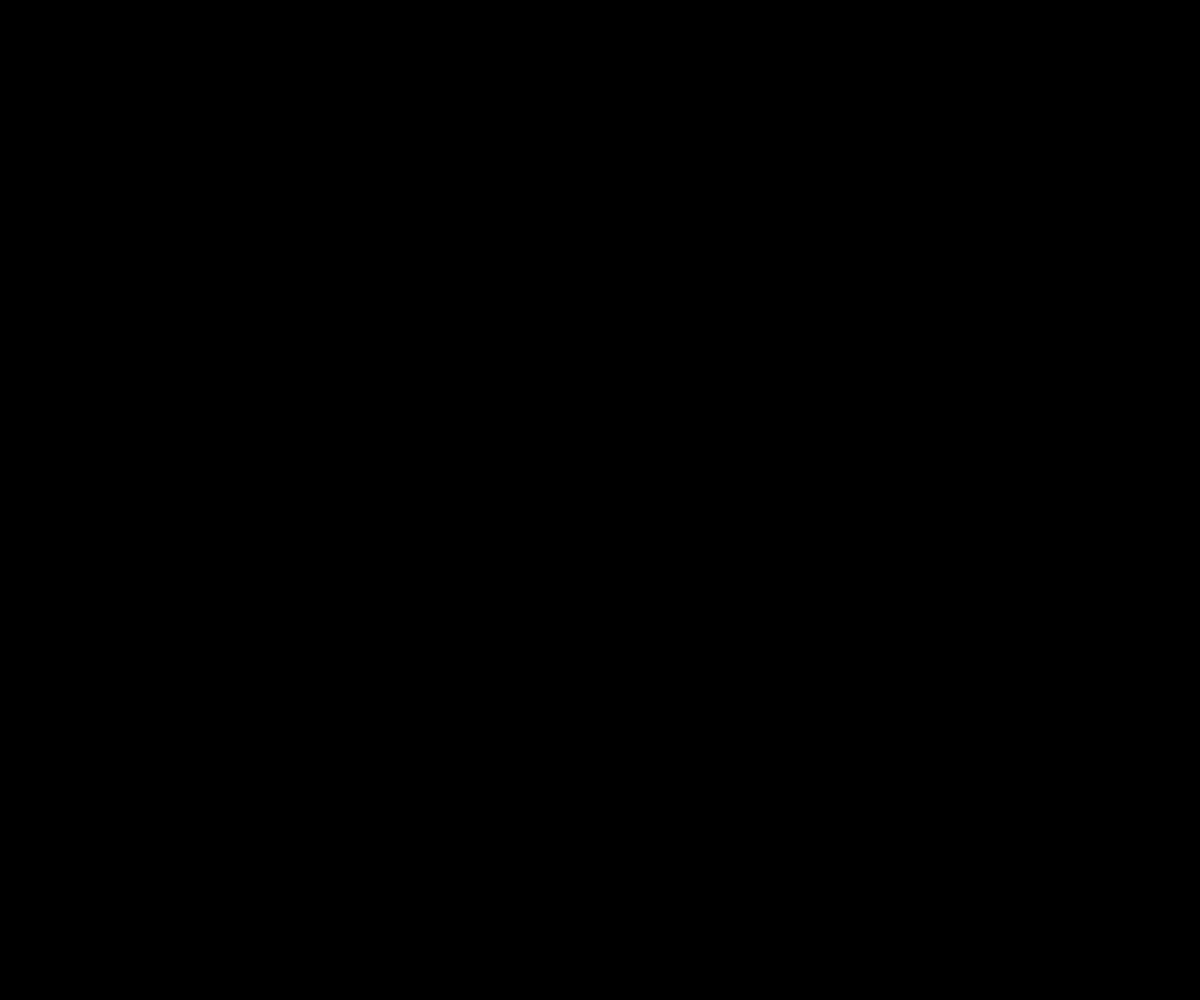
Frame 1 (no input)
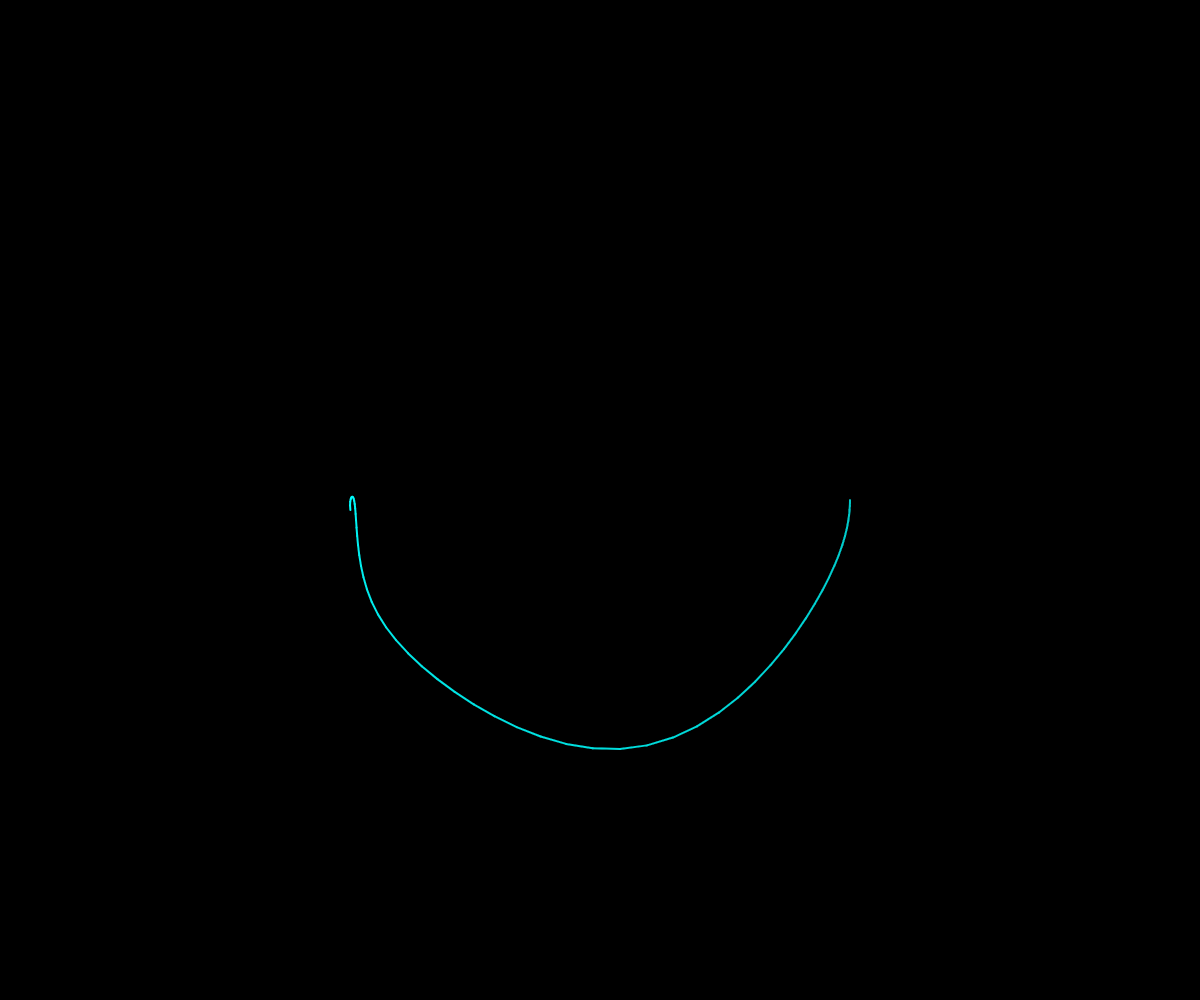
Frame 60 (no input)
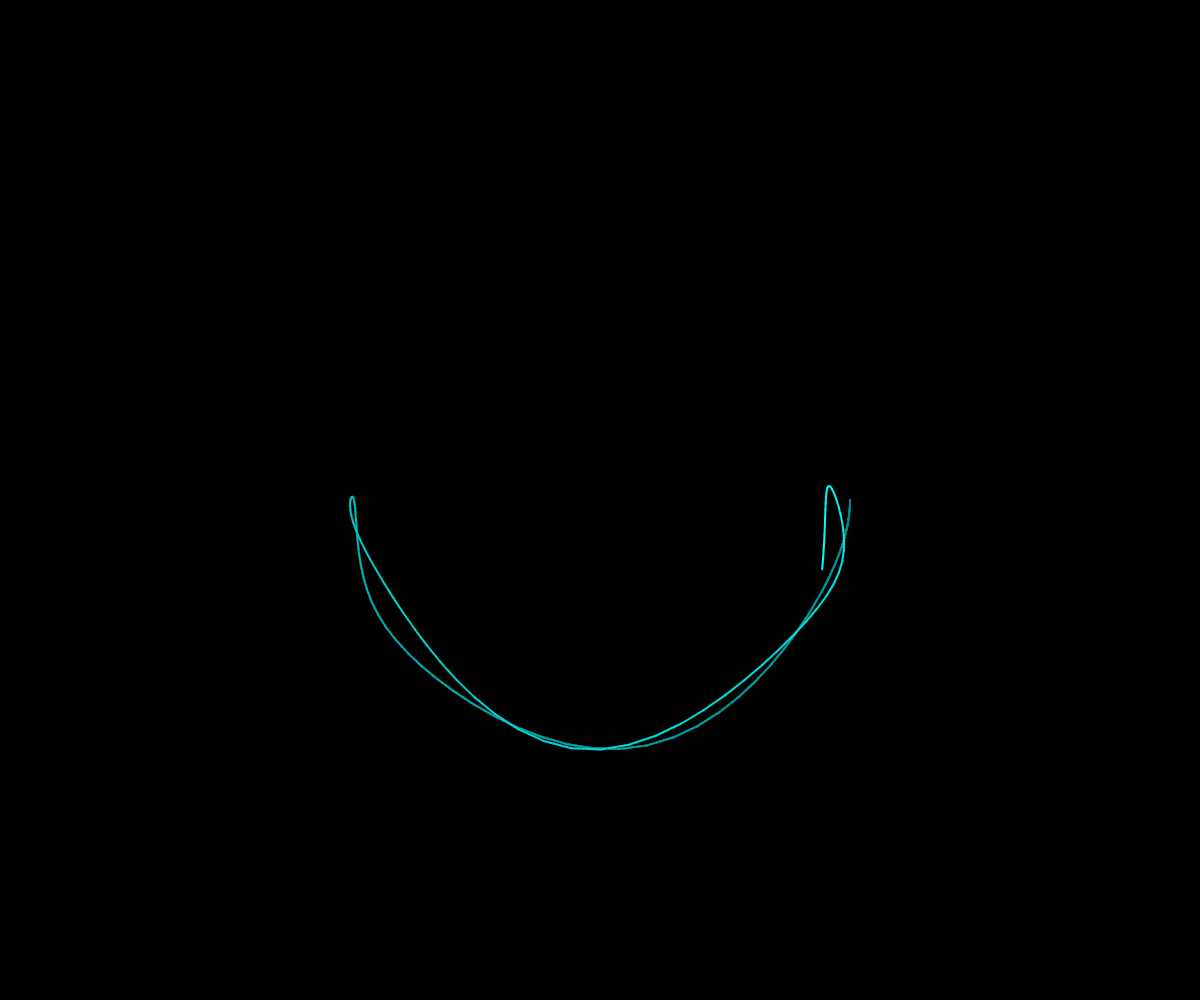
Frame 120 (the mouse pressed at the canvas centre since frame 60)

The p5.js sketch that drew these frames (run headless with seeded random() and noise() and a simulated clock; from frame 60 on, the mouse is pressed at the canvas centre):

// p5.js sketch
// ── sketch.js
// length
const r1 = 125;
const r2 = 125;

// mass
const m1 = 10;
const m2 = 10;

// gravity
const g = 1;

// angle
let a1 = 0;
let a2 = 0;

// angle velocity
let a1_v = 0;
let a2_v = 0;

// previous position
let px2 = -1;
let py2 = -1;

// center position
let cx, cy;

// let buffer;

function setup() {
  createCanvas(windowWidth, windowHeight);

  a1 = PI / 2;
  a2 = PI / 2;

  cx = width / 2;
  cy = height / 2;

  // buffer = createGraphics(width, height);
  // buffer.background(175);
  // buffer.translate(cx, cy);
  // buffer.colorMode(HSB)
  background(0)
}

function draw() {
  background(0, 0, 0, 1);
  // background(175);
  // imageMode(CORNER);
  // image(buffer, 0, 0, width, height);

  // angle acceleration 1
  let num1 = -g * (2 * m1 + m2) * sin(a1);
  let num2 = -m2 * g * sin(a1 - 2 * a2);
  let num3 = -2 * sin(a1 - a2) * m2;
  let num4 = a2_v * a2_v * r2 + a1_v * a1_v * r1 * cos(a1 - a2);
  let den = r1 * (2 * m1 + m2 - m2 * cos(2 * a1 - 2 * a2));
  const a1_a = (num1 + num2 + num3 * num4) / den;

  // angle acceleration 2
  num1 = 2 * sin(a1 - a2);
  num2 = a1_v * a1_v * r1 * (m1 + m2);
  num3 = g * (m1 + m2) * cos(a1);
  num4 = a2_v * a2_v * r2 * m2 * cos(a1 - a2);
  den = r2 * (2 * m1 + m2 - m2 * cos(2 * a1 - 2 * a2));
  const a2_a = (num1 * (num2 + num3 + num4)) / den;

  translate(cx, cy);
  stroke(0);
  strokeWeight(2);

  const x1 = r1 * sin(a1);
  const y1 = r1 * cos(a1);

  const x2 = x1 + r2 * sin(a2);
  const y2 = y1 + r2 * cos(a2);

  /*
  line(0, 0, x1, y1);
  fill(0);
  ellipse(x1, y1, m1, m1);

  line(x1, y1, x2, y2);
  fill(0);
  ellipse(x2, y2, m2, m2);
  */

  a1_v += a1_a;
  a2_v += a2_a;
  a1 += a1_v;
  a2 += a2_v;

  stroke(0, 255, 255)
  if (frameCount > 1) {
    line(px2, py2, x2, y2);
  }
  // buffer.stroke(frameCount % 256, 255, 255);
  // if (frameCount > 1) {
  //   buffer.line(px2, py2, x2, y2);
  // }
  px2 = x2;
  py2 = y2;
}
